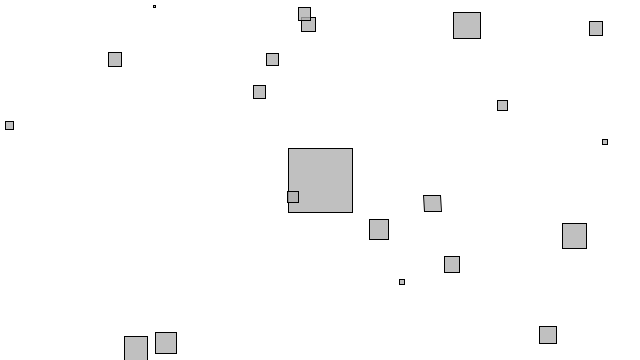
Frame 1 (no input)
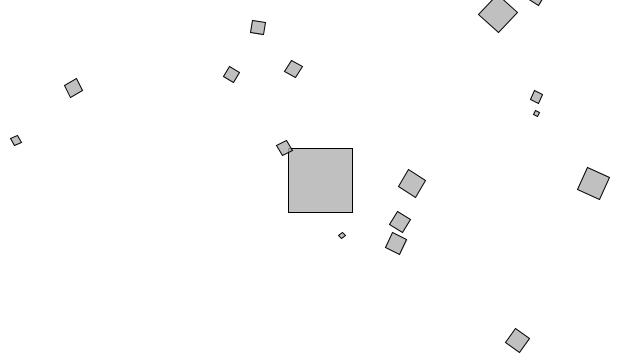
Frame 60 (the mouse pressed at the canvas centre just before this capture)
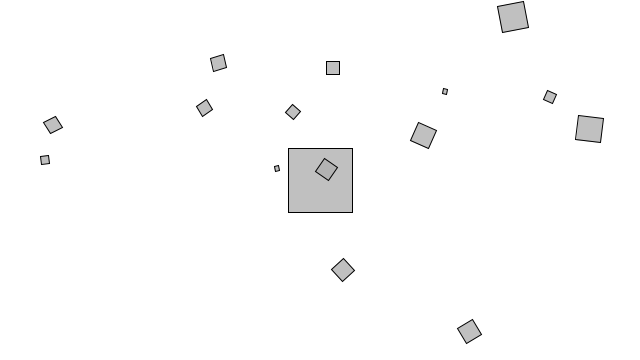
Frame 120 (the mouse held since frame 60 and released just before this capture)

The Processing sketch that drew these frames (run headless with seeded random() and noise(); from frame 60 on, the mouse is pressed at the canvas centre):

// Processing sketch: sketch_260228_Angles
// ── sketch_260228_Angles.pde


Mover[] movers = new Mover[20];

Mover a;

void setup() {
  size(640,360);
  background(255);
  for (int i = 0; i < movers.length; i++) {
    movers[i] = new Mover(random(0.1,2),random(width),random(height)); 
  }
  a = new Mover();
}

void draw() {
  background(255);

  a.display();

  for ( Mover m : movers) {
    PVector force = a.attract(m);
    m.applyForce(force);

    m.update();
    m.display();
  }

}

// ── Mover.pde

public class Mover
{
  PVector position;
  PVector velocity;
  PVector acceleration;
  float mass;
  float g = 1;

  float angle = 0;
  float aVelocity = 0;
  float aAcceleration = 0.001;

  Mover()
  {
    this(4, width/2, height/2);
  }
  Mover(float m, float x, float y)
  {
    mass = m;
    position = new PVector(x, y);
    velocity = new PVector(random(-1, 1), random(-1, 1));
    acceleration = new PVector(0, 0);
  }

  void applyForce(PVector force)
  {
    PVector f = PVector.div(force, mass);
    acceleration.add(f);
  }

  void update()
  {
    velocity.add(acceleration);
    position.add(velocity);

    aAcceleration = acceleration.x/10.0;
    aVelocity += aAcceleration;
    aVelocity = constrain(aVelocity, -0.1, 0.1);
    angle += aVelocity;
    print(acceleration.x);

    acceleration.mult(0);
  }

  void display()
  {
    stroke(0);
    fill(175, 200);
    rectMode(CENTER);
    
    pushMatrix();
      translate(position.x, position.y);
      rotate(angle);
      rect(0, 0, mass*16, mass*16);
    popMatrix();
  }

  PVector attract(Mover m)
  {
    PVector force = PVector.sub(position, m.position);
    float distance = force.mag();
    
    distance = constrain(distance, 5.0, 25.0);
    force.normalize();
    float strength = (g * mass * m.mass) / (distance * distance);
    force.mult(strength);
    
    return force;
  }
}
